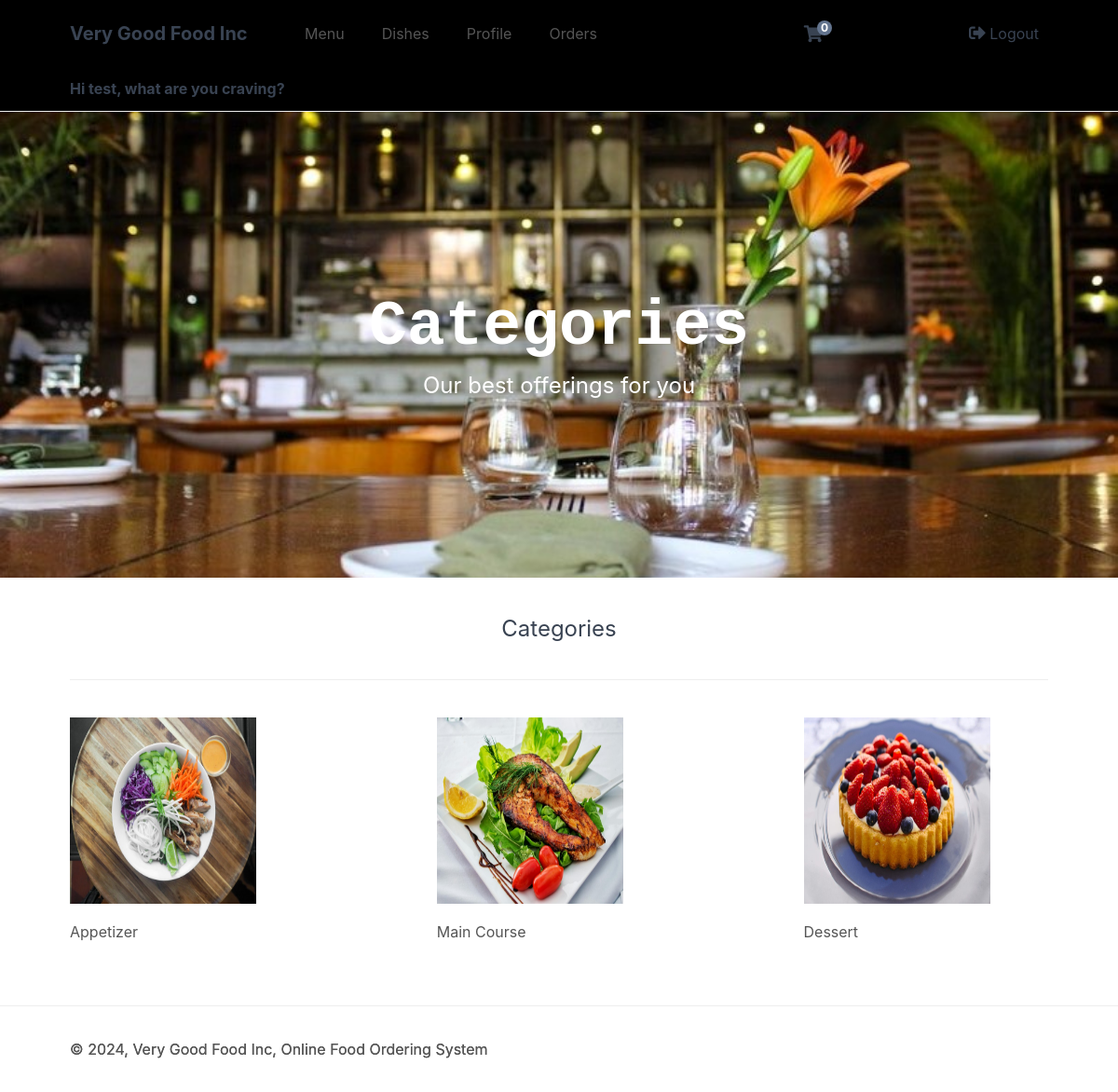
Screenshot of /index.php (signed in) with the database file from the repository.
### tables this page shows
CREATE TABLE `categories` (
  `id` int(11) NOT NULL,
  `name` varchar(200) NOT NULL,
  `img` text NOT NULL
);

### home.php (the view)
<?php
$stmt = $pdo->prepare('SELECT * FROM categories ORDER BY id');
$stmt->execute();
$categories = $stmt->fetchAll(PDO::FETCH_ASSOC);
?>
<?=template_header('Home')?>
<div class="featured">
    <h2>Categories</h2>
    <p>Our best offerings for you</p>
</div>
<div class="recentlyadded content-wrapper">
    <h2>Categories</h2>
    <div class="products">
        <?php foreach ($categories as $category): ?>
        <a href="index.php?page=products&cid=<?=$category['id']?>" class="product">
            <img src="imgs/<?=$category['img']?>" width="200" height="200" alt="<?=$category['name']?>">
            <span class="name"><?=$category['name']?></span>
        </a>
        <?php endforeach; ?>
    </div>
</div>
<?=template_footer()?>

### style.css (style rules this page uses)
body { font-family: Arial, sans-serif; background-color:white; margin: 0; padding: 0; }
* { box-sizing: border-box; font-family: -apple-system, BlinkMacSystemFont, "segoe ui", roboto, oxygen, ubuntu, cantarell, "fira sans", "droid sans", "helvetica neue", Arial, sans-serif; font-size: 16px; -webkit-font-smoothing: antialiased; -moz-osx-font-smoothing: grayscale; }
html { height: 100%; }
body { position: relative; min-height: 100%; color: #555555; background-color: #FFFFFF; margin: 0; padding-bottom: 100px; }
h1, h2, h3, h4, h5 { color: #394352; }
.content-wrapper { width: 1050px; margin: 0 auto; }
main .featured { display: flex; flex-direction: column; background-image: url(imgs/banner1.jpg); background-repeat: no-repeat; background-size: cover; height: 500px; align-items: center; justify-content: center; text-align: center; }
main .featured h2 { display: inline-block; margin: 0; width: 1050px; font-family: Rockwell, Courier Bold, Courier, Georgia, Times, Times New Roman, serif; font-size: 68px; color: #FFFFFF; padding-bottom: 10px; }
main .featured p { display: inline-block; margin: 0; width: 1050px; font-size: 24px; color: #FFFFFF; }
main .recentlyadded h2 { display: block; font-weight: normal; margin: 0; padding: 40px 0; font-size: 24px; text-align: center; width: 100%; border-bottom: 1px solid #EEEEEE; }
main .recentlyadded .products, main .products .products-wrapper { display: flex; flex-wrap: wrap; align-items: center; justify-content: space-between; padding: 40px 0 0 0; }
main .recentlyadded .products .product, main .products .products-wrapper .product { display: block; overflow: hidden; text-decoration: none; width: 25%; padding-bottom: 60px; }
main .recentlyadded .products .product img, main .products .products-wrapper .product img { transform: scale(1); transition: transform 1s; }
main .recentlyadded .products .product .name, main .products .products-wrapper .product .name { display: block; color: #555555; padding: 20px 0 2px 0; }

### rows the page displays
categories: img (picture), name "Appetizer"
categories: img (picture), name "Main Course"
categories: img (picture), name "Dessert"

### other values shown
$num_items_in_cart "0"
$name "test"
